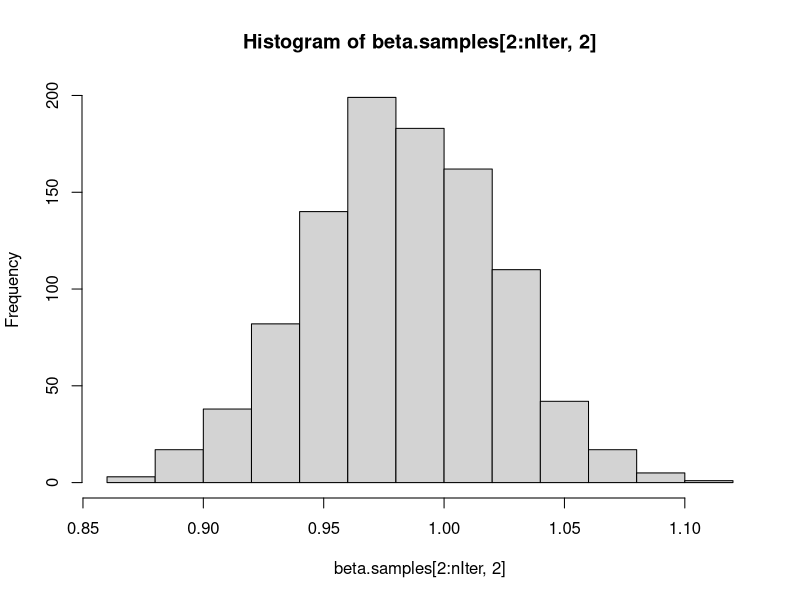
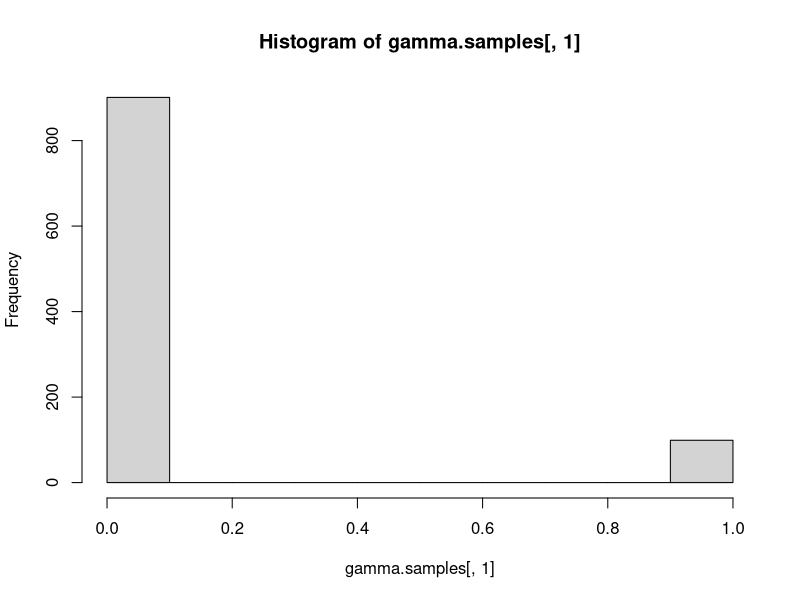

R code for these plots, in order:
## ---- chunk 1
knitr::opts_chunk$set(echo = TRUE)
library(mvtnorm)
## ---- chunk 2
### simulate data 
### 2 covariates, A_0 has a direct effect on one but not the other
### y depends on the last measured treatment and X1

set.seed(3)
n = 1000
u = rnorm(n, mean = 0, sd = 2)
Z1 = rnorm(n)
X1 = rnorm(n)

A1 = rbinom(n, 1, prob = plogis(Z1 + X1)) # higher probability of treatment when X's are >

Z2 = rnorm(n, mean = 0.8 * Z1 + u)
X2 = rnorm(n, mean = 0.7 * X1 - A1 + u) # responds to treatment

A2 = rbinom(n, 1, prob = plogis(Z2 + X2)) # higher probability of treatment when X's are >

Y = rnorm(n, mean = 0.7 * X2 - A2 + u)

dat = data.frame(Z1, Z2, X1, X2, A1, A2, Y)
## ---- chunk 3
# gammas for Z2, X2 
# gammas for Y

# theta (same for all)

# sample gamma for each covariate

# sample beta for each
# input: old parameter values (theta, gamma, beta, sigsq), data
# output: new samples

sample.new = function(theta.old, gamma.old, beta.old, sigsq.old, design, resp) {
  # sample new theta
  theta.new = rbeta(1, shape1 = sum(gamma.old) + 1  ,shape2 = p - sum(gamma.old) + 1)
  
  # sample new gamma 
  # assumption: independent elements, nu_0, nu_1
  
  p = ncol(design)
  pg = rep(0,p) # hold the gamma probabilities
  
  for(pred in 1:p) {
    a = (theta.new * dnorm(beta.old[pred],mean = 0, sd = nu_1))
    b = (1-theta.new) * dnorm(beta.old[pred],mean = 0, sd = nu_0)
    pg[pred] = a/(a+b)
  }
  
  gamma.new = rbinom(p, 1, prob = pg)
  
  # sample new beta
  M = (t(design) %*% design)*sigsq.old^-1 + diag(ifelse(gamma.new == 1, 1/nu_1, 1/nu_0)) 
  #print(M)
  Minv = solve(M)
  
  meanvec = sigsq.old^-1 * Minv %*% t(design) %*% resp
  beta.new = rmvnorm(1, mean = meanvec, sigma = Minv)
  
  # sample new sigsq
  # assumptions: IG(.5, .5) prior
  ss = sum ( (resp - design %*% array(beta.new, dim=p) )^2 )
  n = length(resp)
  sigsq.new = rgamma(1, (n+1)/2, (ss+1)/2)
  
  
  return(list(theta.new=theta.new, 
              gamma.new=gamma.new, 
              beta.new=beta.new,
              sigsq.new=sigsq.new))
  
  
}



## ---- chunk 4

# tweak this to take multiple predictors (or one)

# simulate data
set.seed(1)
n = 500
# binary predictor
X = cbind( rbinom(n, 1, prob = 0.4), rnorm(n) )
beta.true = c(0.2, 1)
p = length(beta.true)
y = rnorm(n, mean = X %*% beta.true)

# MCMC

nIter = 1000

nu_1 = 5
nu_0 = 0.4

theta.samples = array(0.5, dim = nIter)
gamma.samples = array(0, dim = c(nIter,p))
beta.samples = array(0, dim = c(nIter,p))
sigsq.samples = array(1, dim = nIter)

for(it in 2:nIter) {
  # sample theta
  
  new.params = sample.new(theta.samples[it-1],
                          gamma.samples[it-1,],
                          beta.samples[it-1,],
                          sigsq.samples[it-1],
                          design = X,
                          resp = y)
  
  theta.samples[it] = new.params$theta.new
  gamma.samples[it,] = new.params$gamma.new
  beta.samples[it,] = new.params$beta.new
  sigsq.samples[it] = new.params$sigsq.new
  
}


# for(it in 2:nIter) {
#   # sample theta
#   theta.samples[it] = rbeta(1, shape1 = sum(gamma.samples[it-1,]) + 1  ,shape2 = p - sum(gamma.samples[it-1,]) + 1 )
#   
#   # sample gamma
#   pg = rep(0,p) # hold the gamma probabilities
#   
#   for(pred in 1:p) {
#     
#     a = (theta.samples[it] * dnorm(beta.samples[it-1,p],mean = 0, sd = nu_1))
#     b = (1-theta.samples[it]) * dnorm(beta.samples[it-1,p],mean = 0, sd = nu_0)
#     pg[pred] = a/(a+b)
#     
#   }
#   
#   gamma.samples[it,] = rbinom(p, 1, prob = pg)
#   
#   # sample beta
#   M =  t(X) %*% X * ( sigsq.samples[it-1]^(-1) ) + diag ( ifelse(gamma.samples[it,] == 1, 1/nu_1, 1/nu_0)) 
#   beta.samples[it,] = rmvnorm(1, mean = sigsq.samples[it-1]^(-1) * solve(M) %*% t(X) %*% y, sigma = solve(M) )
#   
#   # sample sigsq
#   ss = sum ( (y - X %*% beta.samples[it,])^2 )
#   sigsq.samples[it] = 1/rgamma(1, shape = (n+1)/2, rate = (ss + 1)/2  )
#   
# }

summary(lm(y~X))

hist(beta.samples[2:nIter,2])
hist(gamma.samples[,1])
